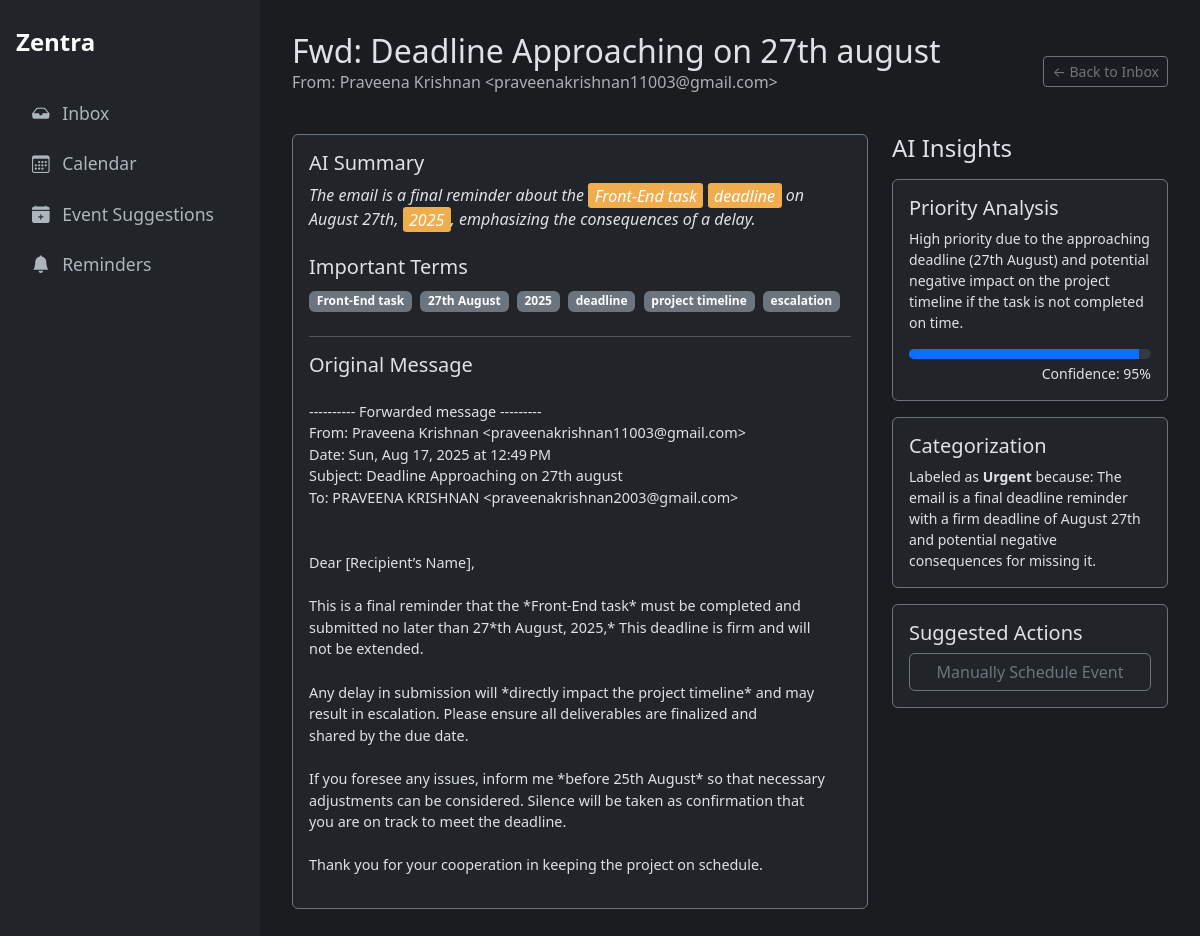
Page /classification/15 on the committed database.
### tables this page shows
CREATE TABLE classifications (
    id INTEGER PRIMARY KEY AUTOINCREMENT,
    gmail_message_id TEXT UNIQUE NOT NULL, -- NEW: Added unique message ID
    created_at TIMESTAMP NOT NULL DEFAULT CURRENT_TIMESTAMP,
    subject TEXT NOT NULL,
    sender TEXT NOT NULL,
    body TEXT,
    category TEXT,
    confidence REAL,
    priority_analysis TEXT,
    category_reason TEXT,
    summary TEXT,
    important_terms TEXT,
    response_draft TEXT
);

### Oauth.py (the view)
@app.route("/classification/<int:classification_id>")
def classification_detail_view(classification_id):
    classification = database.get_classification_by_id(classification_id)
    if not classification:
        return "Classification not found", 404
    suggestion = database.get_suggestion_by_classification_id(classification_id)
    summary = classification['summary']
    if classification['important_terms']:
        terms = [term.strip() for term in classification['important_terms'].split(',')]
        for term in terms:
            if term:
                summary = re.sub(f'({re.escape(term)})', r'<span class="highlight">\1</span>', summary, flags=re.IGNORECASE)
    return render_template(
        "detail.html",
        classification=classification,
        highlighted_summary=summary,
        suggestion=suggestion
    )

### database.py (called while the page is built)
def get_db_connection():
    conn = sqlite3.connect(DATABASE_FILE, timeout=10)
    conn.row_factory = sqlite3.Row
    return conn

def get_classification_by_id(classification_id):
    conn = get_db_connection()
    classification = conn.execute(
        'SELECT * FROM classifications WHERE id = ?', (classification_id,)
    ).fetchone()
    conn.close()
    return classification

def get_suggestion_by_classification_id(classification_id):
    conn = get_db_connection()
    suggestion = conn.execute(
        "SELECT * FROM suggested_events WHERE source_email_id = ? AND status = 'pending'",
        (classification_id,)
    ).fetchone()
    conn.close()
    return suggestion

### templates/detail.html (shortened to what this page needs)
{% extends "layout.html" %}
{% block content %}
<div class="mb-4 d-flex justify-content-between align-items-center">
  <div>
    <h1 class="h2 mb-0">{{ classification.subject }}</h1>
    <p class="text-muted">From: {{ classification.sender }}</p>
  </div>
  <a href="/recent_classified" class="btn btn-sm btn-outline-secondary">&larr; Back to Inbox</a>
</div>
<div class="row g-4">
  <div class="col-md-8">
    <div class="card bg-dark border-secondary h-100">
      <div class="card-body">
        <h5 class="card-title">AI Summary</h5>
        <p class="card-text fst-italic">
          {{ highlighted_summary | safe }}
        </p>
        {% if classification.important_terms %}
        <h5 class="card-title mt-4">Important Terms</h5>
        <div class="mb-4">
            {% for term in classification.important_terms.split(',') %}
                {% if term.strip() %}
                    <span class="badge bg-secondary me-1">{{ term.strip() }}</span>
                {% endif %}
            {% endfor %}
        </div>
        {% endif %}
        <hr>
        <h5 class="card-title mb-4">Original Message</h5>
        <pre style="white-space: pre-wrap; font-family: inherit; font-size: 0.9rem;">{{ classification.body }}</pre>
      </div>
    </div>
  </div>
  <div class="col-md-4">
    <h4 class="mb-3">AI Insights</h4>
    <div class="card bg-dark border-secondary mb-3">
      <div class="card-body">
        <h5 class="card-title">Priority Analysis</h5>
        <p class="card-text small">{{ classification.priority_analysis }}</p>
        <div class="progress" role="progressbar" style="height: 10px;">
          <div class="progress-bar" style="width: {{ (classification.confidence|float) * 100 }}%"></div>
        </div>
        <div class="text-end small mt-1">Confidence: {{ "%.0f"|format((classification.confidence|float) * 100) }}%</div>
      </div>
    </div>
    <div class="card bg-dark border-secondary mb-3">
      <div class="card-body">
        <h5 class="card-title">Categorization</h5>
        <p class="card-text small">Labeled as <strong>{{ classification.category }}</strong> because: {{ classification.category_reason }}</p>
      </div>
    </div>
    <div class="card bg-dark border-secondary">
      <div class="card-body">
        <h5 class="card-title">Suggested Actions</h5>
        <div class="d-grid gap-2">
          {% if suggestion %}
            <button id="scheduleBtn" class="btn btn-outline-secondary" type="button"
                    data-suggestion-id="{{ suggestion.id }}"
                    data-bs-toggle="modal" data-bs-target="#scheduleModal">
              AI-Suggested Event Found
            </button>
          {% else %}
            <button class="btn btn-outline-secondary" type="button" data-bs-toggle="modal" data-bs-target="#manualScheduleModal">
              Manually Schedule Event
            </button>
          {% endif %}
        </div>
      </div>
    </div>
  </div>
</div>
{% endblock %}

### templates/layout.html (style rules this page uses)
body { display: flex; min-height: 100vh; background-color: #1a1c20; color: #dee2e6; }
.highlight { background-color: #f0ad4e; color: #fff; padding: 0.1em 0.4em; border-radius: 0.2rem; font-weight: 500; }

### templates/detail.html (style rules this page uses)
.highlight { background-color: #f0ad4e; color: #fff; padding: 0.1em 0.4em; border-radius: 0.2rem; font-weight: 500; }

### rows in the picture
classifications: subject "Fwd: Deadline Approaching on 27th august", sender "Praveena Krishnan <praveenakrishnan11003@gmail.com>", body "---------- Forwarded message --------- From: Praveena Krishnan <praveenakrishnan11003@gmail.com> Date: Sun, Aug 17, 2025 at 12:49 PM Subject: Deadline Approaching on 27th august To: PRAVEENA KRISHNAN <praveenakrishnan2003@gmail.com> Dear [Recipient’s Name], This is a final reminder that the *Front-End task* must be completed and submitted no later than 27*th August, 2025,* This deadline is firm and will not be extended. Any delay in submission will *directly impact the project timeline* and may result in escalation. Please ensure all deliverables are finalized and shared by the due date. If you foresee any issues, inform me *before 25th August* so that necessary adjustments can be…", priority_analysis "High priority due to the approaching deadline (27th August) and potential negative impact on the project timeline if the task is not completed on time.", (classification.confidence|float)*100 "95", category "Urgent", category_reason "The email is a final deadline reminder with a firm deadline of August 27th and potential negative consequences for missing it."

### other values in the picture
{{ highlighted_summary | safe }} "The email is a final reminder about the Front-End task deadline on August 27th, 2025 , emphasizing the consequences of a delay."
{{ term.strip() }} "Front-End task" "27th August" "2025" "deadline" "project timeline" "escalation"
